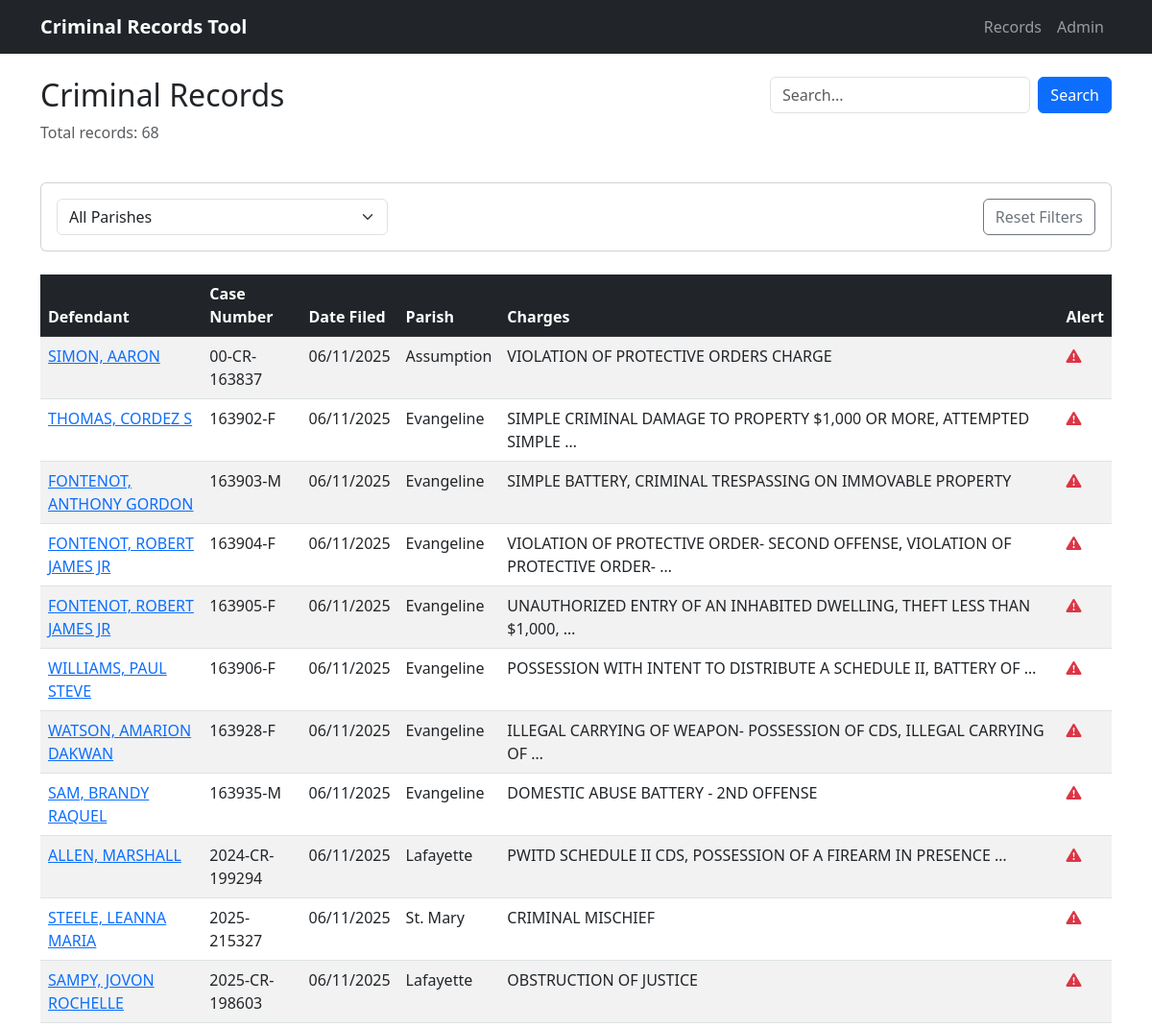
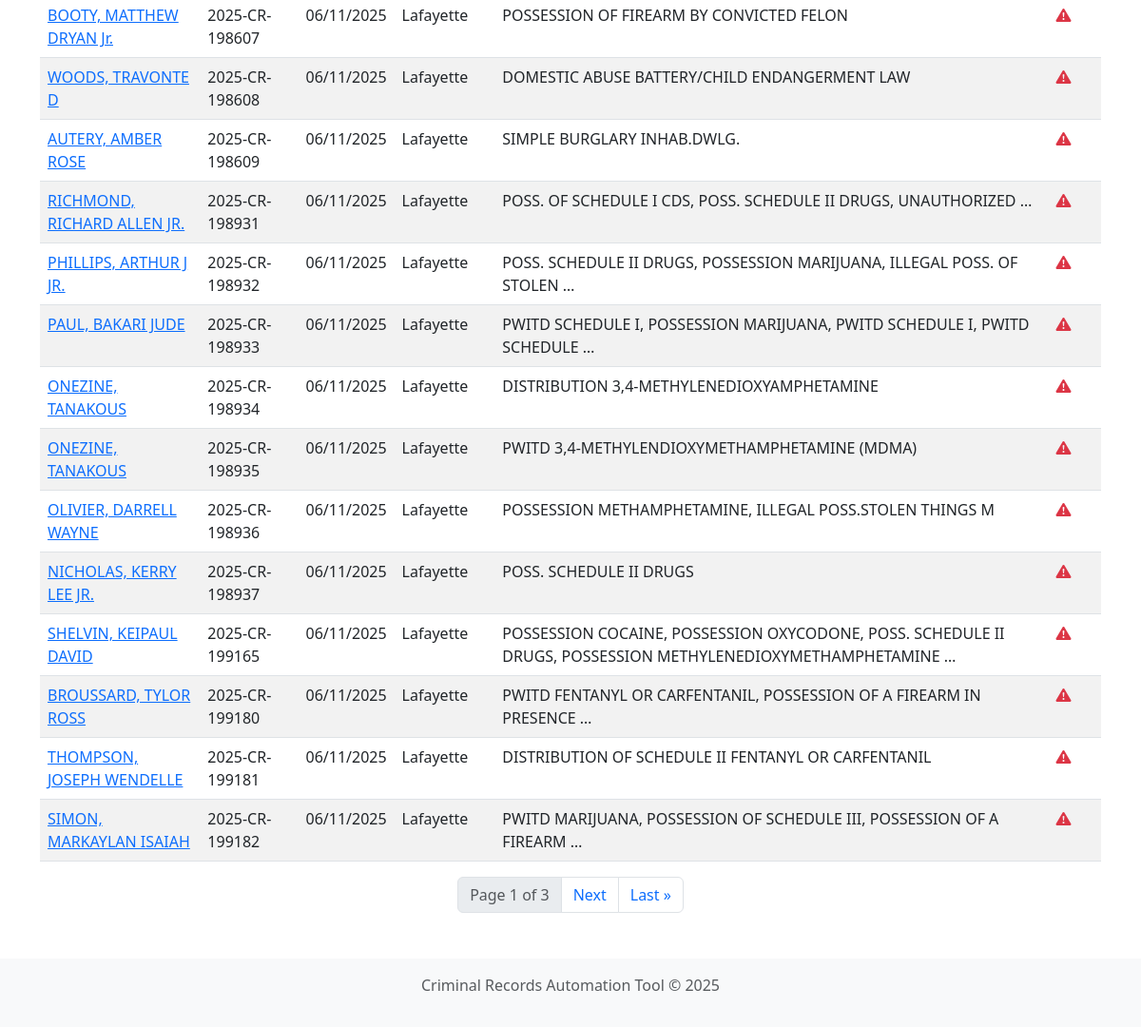
The page / on the database its author committed (2 pictures, top to bottom).
### scraper/models.py (models this page shows, shortened)
class CriminalRecord(models.Model):
    SEX_CHOICES = [
        ('M', 'Male'),
        ('F', 'Female'),
        ('U', 'Unknown'),
    ]
    RACE_CHOICES = [
        ('W', 'White'),
        ('B', 'Black'),
        ('H', 'Hispanic'),
        ('A', 'Asian'),
        ('U', 'Unknown'),
    ]
    defendant_name = models.CharField(max_length=255)
    birth_date = models.DateField(null=True, blank=True)
    sex = models.CharField(max_length=1, choices=SEX_CHOICES, default='U')
    race = models.CharField(max_length=1, choices=RACE_CHOICES, default='U')
    case_number = models.CharField(max_length=50, unique=True, validators=[MinLengthValidator(5)])
    date_filed = models.DateField()
    charges = models.TextField()
    arrest_citation_date = models.DateField(null=True, blank=True)
    parish = models.CharField(max_length=100)
    alert_available = models.BooleanField(default=False)
    scraped_timestamp = models.DateTimeField(auto_now_add=True)
    class Meta:
        ordering = ['-date_filed']
        indexes = [
            models.Index(fields=['defendant_name']),
            models.Index(fields=['case_number']),
            models.Index(fields=['parish']),
        ]

### scraper/views.py (the view)
# urls.py: path('', views.record_list, name='record_list'),
def record_list(request):
    query = request.GET.get('q', '')
    parish_filter = request.GET.get('parish', '')
    records = CriminalRecord.objects.all().order_by('-date_filed')
    if query:
        records = records.filter(
            Q(defendant_name__icontains=query) |
            Q(case_number__icontains=query) |
            Q(charges__icontains=query)
        )
    if parish_filter:
        records = records.filter(parish__iexact=parish_filter)
    paginator = Paginator(records, 25)
    page_number = request.GET.get('page')
    page_obj = paginator.get_page(page_number)
    parishes = CriminalRecord.objects.values_list('parish', flat=True).distinct().order_by('parish')
    context = {
        'page_obj': page_obj,
        'query': query,
        'parishes': parishes,
        'selected_parish': parish_filter,
        'total_records': records.count(),
    }
    return render(request, 'scraper/record_list.html', context)

### scraper/templates/scraper/record_list.html (shortened to what this page needs)
{% extends "scraper/base.html" %}
{% block content %}
<div class="row mb-4">
    <div class="col-md-8">
        <h2>Criminal Records</h2>
        <p class="text-muted">Total records: {{ total_records }}</p>
    </div>
    <div class="col-md-4 text-end">
        <form method="get" class="d-flex">
            <input type="text" name="q" class="form-control me-2" placeholder="Search..." value="{{ query }}">
            <button type="submit" class="btn btn-primary">Search</button>
        </form>
    </div>
</div>
<div class="card mb-4">
    <div class="card-body">
        <form method="get">
            <div class="row">
                <div class="col-md-4">
                    <select name="parish" class="form-select" onchange="this.form.submit()">
                        <option value="">All Parishes</option>
                    </select>
                </div>
                <div class="col-md-8 text-end">
                    <a href="{% url 'scraper:record_list' %}" class="btn btn-outline-secondary">Reset Filters</a>
                </div>
            </div>
        </form>
    </div>
</div>
<div class="table-responsive">
    <table class="table table-striped table-hover">
        <thead class="table-dark">
            <tr>
                <th>Defendant</th>
                <th>Case Number</th>
                <th>Date Filed</th>
                <th>Parish</th>
                <th>Charges</th>
                <th>Alert</th>
            </tr>
        </thead>
        <tbody>
            {% for record in page_obj %}
            <tr>
                <td><a href="{% url 'scraper:record_detail' record.pk %}">{{ record.defendant_name }}</a></td>
                <td>{{ record.case_number }}</td>
                <td>{{ record.date_filed|date:"m/d/Y" }}</td>
                <td>{{ record.parish }}</td>
                <td>{{ record.charges|truncatewords:10 }}</td>
                <td>{% if record.alert_available %}<i class="bi bi-exclamation-triangle-fill alert-icon"></i>{% endif %}</td>
            </tr>
            {% empty %}
            <tr>
                <td colspan="6" class="text-center">No records found</td>
            </tr>
            {% endfor %}
        </tbody>
    </table>
</div>
<nav aria-label="Page navigation">
    <ul class="pagination justify-content-center">
        <li class="page-item disabled">
            <span class="page-link">Page {{ page_obj.number }} of {{ page_obj.paginator.num_pages }}</span>
        </li>
        {% if page_obj.has_next %}
            <li class="page-item">
                <a class="page-link" href="?page={{ page_obj.next_page_number }}{% if query %}&q={{ query }}{% endif %}{% if selected_parish %}&parish={{ selected_parish }}{% endif %}">Next</a>
            </li>
            <li class="page-item">
                <a class="page-link" href="?page={{ page_obj.paginator.num_pages }}{% if query %}&q={{ query }}{% endif %}{% if selected_parish %}&parish={{ selected_parish }}{% endif %}">Last &raquo;</a>
            </li>
        {% endif %}
    </ul>
</nav>
{% endblock %}

### scraper/templates/scraper/base.html (shortened to what this page needs)
<!DOCTYPE html>
<html lang="en">
<head>
    <link href="https://cdn.jsdelivr.net/npm/bootstrap@5.3.0/dist/css/bootstrap.min.css" rel="stylesheet">
    <link rel="stylesheet" href="https://cdn.jsdelivr.net/npm/bootstrap-icons@1.10.0/font/bootstrap-icons.css">
</head>
<body>
    <nav class="navbar navbar-expand-lg navbar-dark bg-dark">
        <div class="container">
            <a class="navbar-brand" href="{% url 'scraper:record_list' %}">Criminal Records Tool</a>
            <div class="collapse navbar-collapse" id="navbarNav">
                <ul class="navbar-nav ms-auto">
                    <li class="nav-item">
                        <a class="nav-link" href="{% url 'scraper:record_list' %}">Records</a>
                    </li>
                    <li class="nav-item">
                        <a class="nav-link" href="/admin/" target="_blank">Admin</a>
                    </li>
                </ul>
            </div>
        </div>
    </nav>
    <div class="container mt-4">
        {% block content %}{% endblock %}
    </div>
    <footer class="mt-5">
        <div class="container text-center">
            <p class="text-muted">Criminal Records Automation Tool &copy; {% now "Y" %}</p>
        </div>
    </footer>
</body>
</html>

### scraper/templates/scraper/base.html (style rules this page uses)
.navbar-brand { font-weight: bold; }
.table-responsive { overflow-x: auto; }
.alert-icon { color: #dc3545; }
footer { margin-top: 2rem; padding: 1rem 0; background-color: #f8f9fa; }

### rows shown on the page
CriminalRecord: defendant_name "SIMON, AARON", case_number "00-CR-163837", date_filed "06/11/2025", parish "Assumption", charges "VIOLATION OF PROTECTIVE ORDERS CHARGE", alert_available True (drawn)
CriminalRecord: defendant_name "THOMAS, CORDEZ S", case_number "163902-F", date_filed "06/11/2025", parish "Evangeline", charges "SIMPLE CRIMINAL DAMAGE TO PROPERTY $1,000 OR MORE, ATTEMPTED SIMPLE …", alert_available True (drawn)
CriminalRecord: defendant_name "FONTENOT, ANTHONY GORDON", case_number "163903-M", date_filed "06/11/2025", parish "Evangeline", charges "SIMPLE BATTERY, CRIMINAL TRESPASSING ON IMMOVABLE PROPERTY", alert_available True (drawn)
CriminalRecord: defendant_name "FONTENOT, ROBERT JAMES JR", case_number "163904-F", date_filed "06/11/2025", parish "Evangeline", charges "VIOLATION OF PROTECTIVE ORDER- SECOND OFFENSE, VIOLATION OF PROTECTIVE ORDER- …", alert_available True (drawn)
CriminalRecord: defendant_name "FONTENOT, ROBERT JAMES JR", case_number "163905-F", date_filed "06/11/2025", parish "Evangeline", charges "UNAUTHORIZED ENTRY OF AN INHABITED DWELLING, THEFT LESS THAN $1,000, …", alert_available True (drawn)
CriminalRecord: defendant_name "WILLIAMS, PAUL STEVE", case_number "163906-F", date_filed "06/11/2025", parish "Evangeline", charges "POSSESSION WITH INTENT TO DISTRIBUTE A SCHEDULE II, BATTERY OF …", alert_available True (drawn)
CriminalRecord: defendant_name "WATSON, AMARION DAKWAN", case_number "163928-F", date_filed "06/11/2025", parish "Evangeline", charges "ILLEGAL CARRYING OF WEAPON- POSSESSION OF CDS, ILLEGAL CARRYING OF …", alert_available True (drawn)
CriminalRecord: defendant_name "SAM, BRANDY RAQUEL", case_number "163935-M", date_filed "06/11/2025", parish "Evangeline", charges "DOMESTIC ABUSE BATTERY - 2ND OFFENSE", alert_available True (drawn)
CriminalRecord: defendant_name "ALLEN, MARSHALL", case_number "2024-CR-199294", date_filed "06/11/2025", parish "Lafayette", charges "PWITD SCHEDULE II CDS, POSSESSION OF A FIREARM IN PRESENCE …", alert_available True (drawn)
CriminalRecord: defendant_name "STEELE, LEANNA MARIA", case_number "2025-215327", date_filed "06/11/2025", parish "St. Mary", charges "CRIMINAL MISCHIEF", alert_available True (drawn)
CriminalRecord: defendant_name "SAMPY, JOVON ROCHELLE", case_number "2025-CR-198603", date_filed "06/11/2025", parish "Lafayette", charges "OBSTRUCTION OF JUSTICE", alert_available True (drawn)
CriminalRecord: defendant_name "BOOTY, MATTHEW DRYAN Jr.", case_number "2025-CR-198607", date_filed "06/11/2025", parish "Lafayette", charges "POSSESSION OF FIREARM BY CONVICTED FELON", alert_available True (drawn)
CriminalRecord: defendant_name "WOODS, TRAVONTE D", case_number "2025-CR-198608", date_filed "06/11/2025", parish "Lafayette", charges "DOMESTIC ABUSE BATTERY/CHILD ENDANGERMENT LAW", alert_available True (drawn)
CriminalRecord: defendant_name "AUTERY, AMBER ROSE", case_number "2025-CR-198609", date_filed "06/11/2025", parish "Lafayette", charges "SIMPLE BURGLARY INHAB.DWLG.", alert_available True (drawn)
CriminalRecord: defendant_name "RICHMOND, RICHARD ALLEN JR.", case_number "2025-CR-198931", date_filed "06/11/2025", parish "Lafayette", charges "POSS. OF SCHEDULE I CDS, POSS. SCHEDULE II DRUGS, UNAUTHORIZED …", alert_available True (drawn)
CriminalRecord: defendant_name "PHILLIPS, ARTHUR J JR.", case_number "2025-CR-198932", date_filed "06/11/2025", parish "Lafayette", charges "POSS. SCHEDULE II DRUGS, POSSESSION MARIJUANA, ILLEGAL POSS. OF STOLEN …", alert_available True (drawn)
CriminalRecord: defendant_name "PAUL, BAKARI JUDE", case_number "2025-CR-198933", date_filed "06/11/2025", parish "Lafayette", charges "PWITD SCHEDULE I, POSSESSION MARIJUANA, PWITD SCHEDULE I, PWITD SCHEDULE …", alert_available True (drawn)
CriminalRecord: defendant_name "ONEZINE, TANAKOUS", case_number "2025-CR-198934", date_filed "06/11/2025", parish "Lafayette", charges "DISTRIBUTION 3,4-METHYLENEDIOXYAMPHETAMINE", alert_available True (drawn)
CriminalRecord: defendant_name "ONEZINE, TANAKOUS", case_number "2025-CR-198935", date_filed "06/11/2025", parish "Lafayette", charges "PWITD 3,4-METHYLENDIOXYMETHAMPHETAMINE (MDMA)", alert_available True (drawn)
CriminalRecord: defendant_name "OLIVIER, DARRELL WAYNE", case_number "2025-CR-198936", date_filed "06/11/2025", parish "Lafayette", charges "POSSESSION METHAMPHETAMINE, ILLEGAL POSS.STOLEN THINGS M", alert_available True (drawn)
CriminalRecord: defendant_name "NICHOLAS, KERRY LEE JR.", case_number "2025-CR-198937", date_filed "06/11/2025", parish "Lafayette", charges "POSS. SCHEDULE II DRUGS", alert_available True (drawn)
CriminalRecord: defendant_name "SHELVIN, KEIPAUL DAVID", case_number "2025-CR-199165", date_filed "06/11/2025", parish "Lafayette", charges "POSSESSION COCAINE, POSSESSION OXYCODONE, POSS. SCHEDULE II DRUGS, POSSESSION METHYLENEDIOXYMETHAMPHETAMINE …", alert_available True (drawn)
CriminalRecord: defendant_name "BROUSSARD, TYLOR ROSS", case_number "2025-CR-199180", date_filed "06/11/2025", parish "Lafayette", charges "PWITD FENTANYL OR CARFENTANIL, POSSESSION OF A FIREARM IN PRESENCE …", alert_available True (drawn)
CriminalRecord: defendant_name "THOMPSON, JOSEPH WENDELLE", case_number "2025-CR-199181", date_filed "06/11/2025", parish "Lafayette", charges "DISTRIBUTION OF SCHEDULE II FENTANYL OR CARFENTANIL", alert_available True (drawn)
CriminalRecord: defendant_name "SIMON, MARKAYLAN ISAIAH", case_number "2025-CR-199182", date_filed "06/11/2025", parish "Lafayette", charges "PWITD MARIJUANA, POSSESSION OF SCHEDULE III, POSSESSION OF A FIREARM …", alert_available True (drawn)

### other values the page prints
{{ total_records }} "68"
{{ page_obj.number }} "1"
{{ page_obj.paginator.num_pages }} "3"
